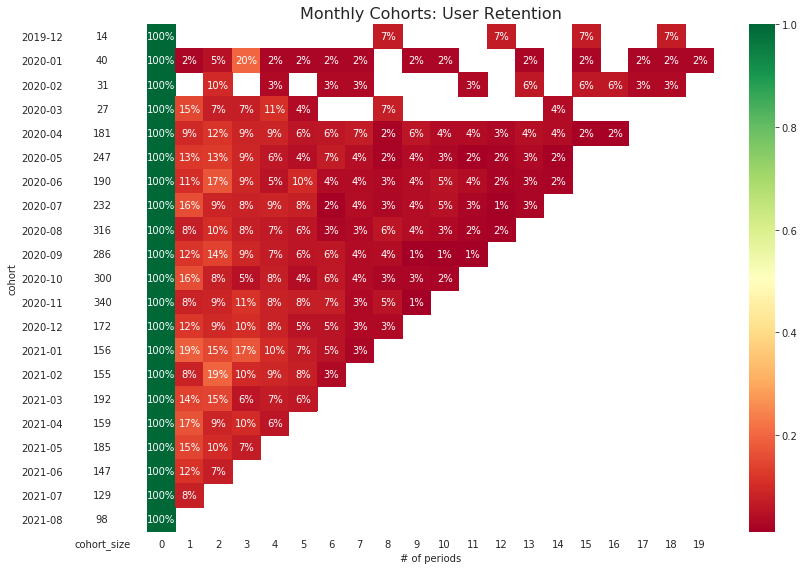

The Python source for this figure:
# -*- coding: utf-8 -*-
"""
Created on Tue Aug 31 15:50:39 2021

@author: Martin Terzano
"""


import pandas as pd
import numpy as np
import seaborn as sns
import matplotlib.pyplot as plt
from datetime import datetime
from datetime import date
from datetime import timedelta
from dateutil.relativedelta import relativedelta
import urllib
from sqlalchemy import create_engine
import warnings
from operator import attrgetter
import matplotlib.colors as mcolors

#-----------------------------------------------------------------


#ETL

"""I import the dataframe containing all the sales in the last 2 years. It has cancelled, paid and pending sales. 
    I the filter the dataframe:
        1) to have only rows from sales that have been paid.
        2) to have only sales with an identified customer so I delete customers without ID.
"""

Ventas= pd.read_excel(r"C:\Users\...\VentasSinMelt.xlsx", encoding = "ISO-8859-1")

Ventas=Ventas[(Ventas['status_pago']=="paga") & (Ventas['id_cliente_unificado']!="0")]

Ventas.info()
Ventas.describe()

def eliminapunto (x):
    return(x.replace('.0',''))


#-----------------------------------------------------------------


# I create new features including number of orders per client

n_orders = Ventas.groupby(['id_cliente_unificado'])['id_op'].nunique()
mult_orders_perc = np.sum(n_orders > 1) / Ventas['id_cliente_unificado'].nunique()
print(f'{100 * mult_orders_perc:.2f}% of customers ordered more than once.')


#I start plotting

ax = sns.distplot(n_orders, kde=False, hist=True)
ax.set(title='Distribution of number of orders per customer',
       xlabel='# of orders', 
       ylabel='# of customers');


#I eliminate duplicates so that operations are not repeated

Ventas = Ventas[['id_cliente_unificado', 'id_op', 'fecha_op']].drop_duplicates()

#Since we have operations of the same date but with different times, they are not eliminated. We correct this.

Ventas['fecha_op']=Ventas['fecha_op'].dt.strftime('%d/%m/%Y')
Ventas['fecha_op']=pd.to_datetime(Ventas['fecha_op'],format= "%d/%m/%Y")

#We remove duplicates again

Ventas = Ventas[['id_cliente_unificado', 'id_op', 'fecha_op']].drop_duplicates()

#I create the "Month" and "Cohort" column. The last one is the month of the client's first operation.

Ventas['order_month'] = Ventas['fecha_op'].dt.to_period('M')
Ventas['cohort'] = Ventas.groupby('id_cliente_unificado')['fecha_op'] \
                 .transform('min') \
                 .dt.to_period('M') 

#Remove null values
                 
Ventas = Ventas[Ventas['cohort'].notnull()]


#I group by "Cohort" and "order month", and count the number of customers in each group. Then we add the calculation period number.

Ventas_cohort = Ventas.groupby(['cohort', 'order_month']) \
              .agg(n_customers=('id_cliente_unificado', 'nunique')) \
              .reset_index(drop=False)
Ventas_cohort['period_number'] = (Ventas_cohort.order_month - Ventas_cohort.cohort).apply(attrgetter('n'))


#Now that we have all the data let's pivot it

cohort_pivot = Ventas_cohort.pivot_table(index = 'cohort',
                                     columns = 'period_number',
                                     values = 'n_customers')

#Now let's create a retention matrix. That is, we compare the number of customers in each period against the initial period.

cohort_size = cohort_pivot.iloc[:,0]
retention_matrix = cohort_pivot.divide(cohort_size, axis = 0)

#I plot with a heatmap

with sns.axes_style("white"):
    fig, ax = plt.subplots(1, 2, figsize=(12, 8), sharey=True, gridspec_kw={'width_ratios': [1, 11]})
    
    # retention matrix
    sns.heatmap(retention_matrix, 
                mask=retention_matrix.isnull(), 
                annot=True, 
                fmt='.0%', 
                cmap='RdYlGn', 
                ax=ax[1])
    ax[1].set_title('Monthly Cohorts: User Retention', fontsize=16)
    ax[1].set(xlabel='# of periods',
              ylabel='')

    # cohort size
    cohort_size_df = pd.DataFrame(cohort_size).rename(columns={0: 'cohort_size'})
    white_cmap = mcolors.ListedColormap(['white'])
    sns.heatmap(cohort_size_df, 
                annot=True, 
                cbar=False, 
                fmt='g', 
                cmap=white_cmap, 
                ax=ax[0])

    fig.tight_layout()
 

 #-----------------------------------------------------------------
#I export the retention matrix


retention_matrix.to_excel(r'C:\Users\...\retention_matrix.xlsx')
